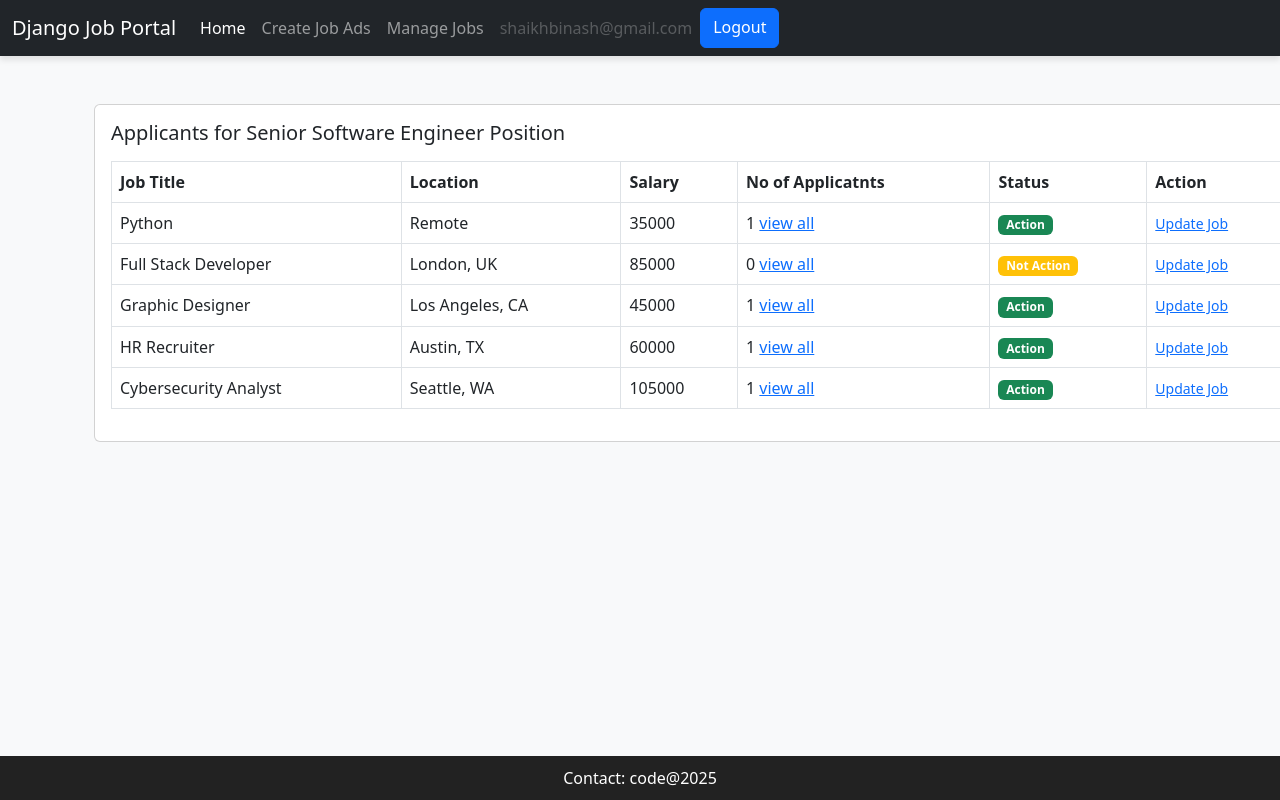
Screenshot of /job/manage-jobs/ (signed in) with the database file from the repository.
### users/models.py (models this page shows)
class User(AbstractUser):
    email = models.EmailField(unique=True)
    is_recruiter = models.BooleanField(default=False)
    is_applicant = models.BooleanField(default=False)
    has_resume =  models.BooleanField(default=False)
    has_company = models.BooleanField(default=False)
    USERNAME_FIELD = "email"
    REQUIRED_FIELDS = []

### job/models.py (models this page shows, shortened)
class Job(models.Model):
    job_type_choices = (
        ('Remote', 'Remote'),
        ('Onsite', 'Onsite'),
        ('Hybrid', 'Hybrid')
    )
    user = models.ForeignKey(User, on_delete=models.CASCADE)
    company = models.ForeignKey(Company, on_delete=models.CASCADE)
    title = models.CharField(max_length=100)
    location = models.CharField(max_length=100)
    salary = models.PositiveIntegerField(default=35000)
    requirements = models.TextField()
    ideal_candidate = models.TextField()
    is_available = models.BooleanField(default=False)
    timestamp = models.DateTimeField(auto_now_add=True)
    industry = models.ForeignKey(Industry, on_delete=models.DO_NOTHING, null=True, blank=True)
    job_type = models.CharField(max_length=20, choices=job_type_choices, null=True, blank=True)  # ✅ Fixed here

### job/views.py (the view)
# urls.py: path('manage-jobs/', views.manage_jobs,name='manage-jobs'),
def manage_jobs(request):
    jobs = Job.objects.filter(user=request.user, company= request.user.company)
    context = {'jobs':jobs}
    return render(request, 'job/manage_jobs.html', context)

### templates/job/manage_jobs.html
{% extends 'base.html' %}
{% block content %}
<div class="container mt-5">
    <div class="card mx-auto" style="width: 76rem;">
        <div class="card-body">
            <h5 class="card-title mb-3">Applicants for Senior Software Engineer Position</h5>
            <table class="table table-bordered">
                <thead>
                    <tr>
                        <th scope="col">Job Title</th>
                        <th scope="col">Location</th>
                        <th scope="col">Salary</th>
                        <th scope="col">No of Applicatnts</th>
                        <th scope="col">Status</th>
                        <th scope="col">Action</th>
                    </tr>
                </thead>
                <tbody>
                    {% for job in jobs %}
                    <tr>
                        <td>{{job.title}}</td>
                        <td>{{job.location}}</td>
                        <td>{{job.salary}}</td>
                        <td>{{job.applyjob_set.all.count}} <a href="{% url 'all-applicants' job.pk %}">view all</a> </td>
                        {% if job.is_available %}
                        <td><span class="badge bg-success">Action</span></td>
                        {%else%}
                        <td><span class="badge bg-warning">Not Action</span></td>
                        {% endif %}
                        <td><a href="{% url 'update-job' job.pk %}"><small>Update Job</small></a></td>
                    </tr>
                    {% endfor %}
                </tbody>
            </table>
        </div>
    </div>
</div>
{% endblock content %}

### templates/base.html (shortened to what this page needs)
<!DOCTYPE html>
<html lang="en">
<head>
    <link href="https://cdn.jsdelivr.net/npm/bootstrap@5.3.0/dist/css/bootstrap.min.css" rel="stylesheet">
</head>
<body>
    <nav class="navbar navbar-expand-lg navbar-dark bg-dark">
        <div class="container-fluid">
            <a class="navbar-brand" href="{% url 'dashboard' %}">Django Job Portal</a>
            <div class="collapse navbar-collapse" id="navbarNav">
                {% if request.user.is_authenticated %}
                {% if request.user.is_applicant %}
                <ul class="navbar-nav">
                    <li class="nav-item">
                        <a class="nav-link active" href="{% url 'home' %}">Home</a>
                    </li>
                    {% if request.user.has_resume %}
                    <li class="nav-item">
                        <a class="nav-link" href="{% url 'job-listing' %}">Apply jobs</a>
                    </li>
                    <li class="nav-item">
                        <a class="nav-link" href="{% url 'applied-jobs' %}">Manage Job Applications</a>
                    </li>
                    {% else %}
                    <li class="nav-item">
                        <a class="nav-link" href="{% url 'update-resume' %}">Create Resume</a>
                    </li>
                </ul>
                {% endif %}
                <li class="nav-item">
                    <a href="#" class="nav-link disabled" tabindex="1" aria-disabled="true">{{request.user.email}}</a>
                </li>
                <a href="{% url 'logout' %}" class="btn btn-primary">Logout</a>
                {% elif request.user.is_recruiter %}
                <ul class="navbar-nav">
                    <li class="nav-item">
                        <a class="nav-link active" href="{% url 'home' %}">Home</a>
                    </li>
                    {% if request.user.has_company %}
                    <li class="nav-item">
                        <a class="nav-link" href="{% url 'create-job' %}">Create Job Ads</a>
                    </li>
                    <li class="nav-item">
                        <a class="nav-link" href="{% url 'manage-jobs' %}">Manage Jobs</a>
                    </li>
                    {% else %}
                    <li class="nav-item">
                        <a class="nav-link" href="{% url 'update-company' %}">Create Company</a>
                    </li>
                </ul>
                {% endif %}
                <li class="nav-item">
                    <a href="#" class="nav-link disabled" tabindex="1" aria-disabled="true">{{request.user.email}}</a>
                </li>
                <a href="{% url 'logout' %}" class="btn btn-primary">Logout</a>
                {% endif %}
                {% endif %}
            </div>
        </div>
    </nav>
    <div class="container mt-5">
        {% block content %}
        {% endblock content %}
    </div>
    <br><br>
    <footer
        style="text-align: center; padding: 10px; background: rgb(34, 34, 34); color: white; position: fixed; bottom: 0; width: 100%;">
        Contact: <a href="#"
            style="color: white; text-decoration: none;">code@2025</a>
    </footer>
</body>
</html>

### templates/base.html (style rules this page uses)
body { background-color: #f8f9fa; }
.navbar { box-shadow: 0px 4px 6px rgba(0, 0, 0, 0.1); }

### rows the page displays
User: user.email "shaikhbinash@gmail.com"
Job: title "Python", location "Remote", salary "35000", applyjob_set.all.count "1", is_available "Action"
Job: title "Full Stack Developer", location "London, UK", salary "85000", applyjob_set.all.count "0", is_available "Not Action"
Job: title "Graphic Designer", location "Los Angeles, CA", salary "45000", applyjob_set.all.count "1", is_available "Action"
Job: title "HR Recruiter", location "Austin, TX", salary "60000", applyjob_set.all.count "1", is_available "Action"
Job: title "Cybersecurity Analyst", location "Seattle, WA", salary "105000", applyjob_set.all.count "1", is_available "Action"
